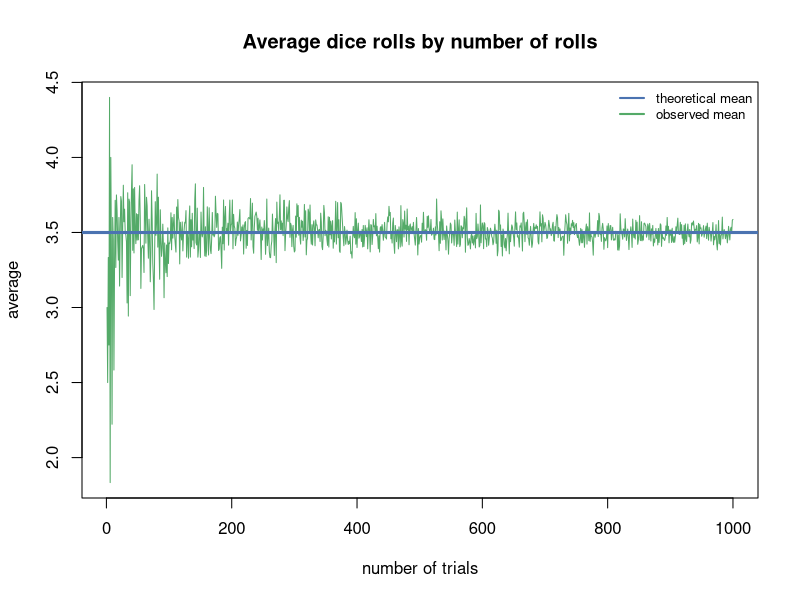
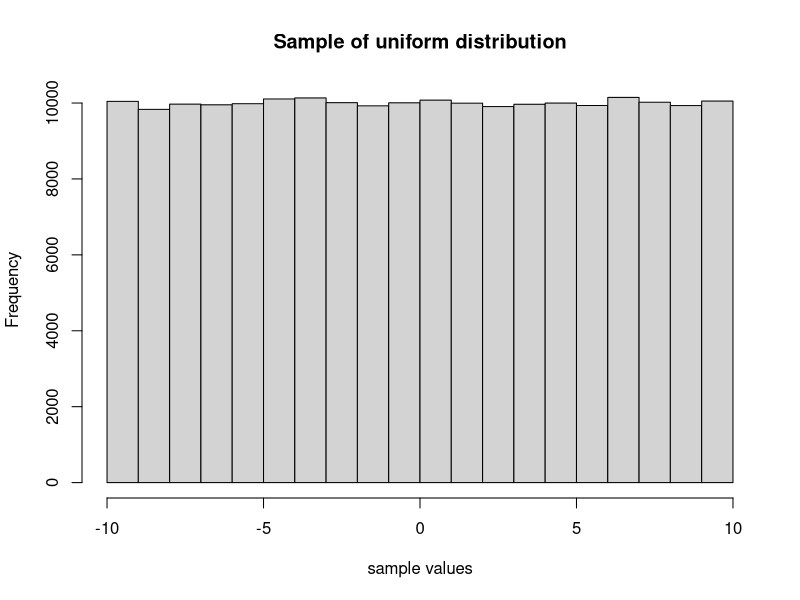
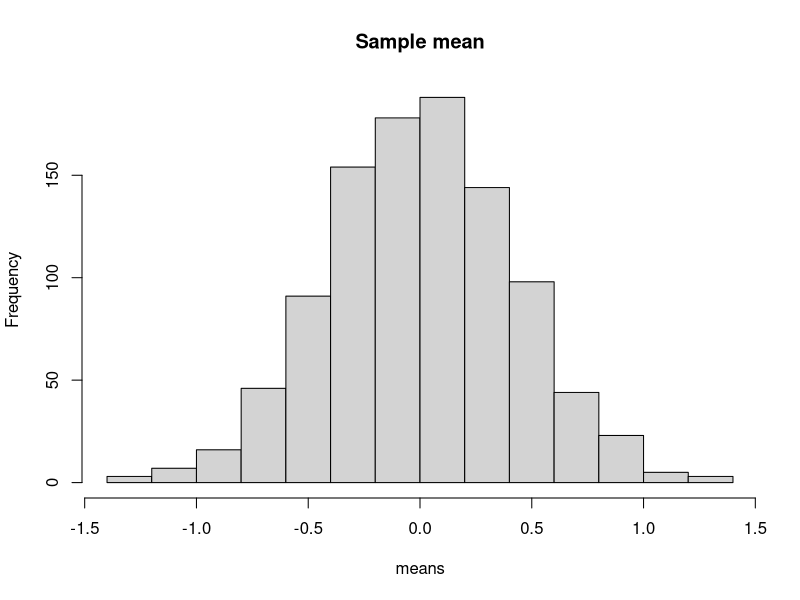

Source code (R) for these figures, in order:
rm(list = ls())

#================ LLT example =================
LawOfLargeNumbers <- function(num.tries)
{
  TrueMean = 3.5
  DiceMeansArray <- array(data = NA, dim = num.tries)
  for (n in 1:num.tries) {
    DiceSamples <- sample(1:6, size = n, replace = TRUE)
    DiceMeansArray[n] <- mean(DiceSamples)
  }
  plot(DiceMeansArray, type = "l", col = "#54aa68", xlab = "number of trials",
       ylab = "average", main = "Average dice rolls by number of rolls")
  abline(h = TrueMean, col = "#4b73b1", lwd = 3)
  legend("topright", legend = c("theoretical mean", "observed mean"),
         col = c("#4b73b1", "#54aa68"), bg = "transparent", lty = 1:1, lwd = 2,
         box.lty = 0, cex = 0.8)
}

LawOfLargeNumbers(num.tries = 1000)

#================ CLT example =================
CentralLimitTheorem <- function(n, r, min, max)
{
  Samples <- runif(n * r, min = min, max = max)
  Means <- rowMeans(matrix(Samples, nrow = r, ncol = n))
  hist(Samples, xlab = "sample values",
       main = "Sample of uniform distribution")
  hist(Means, xlab = "means", main = "Sample mean")
}

CentralLimitTheorem(n = 200, r = 1000, min = -10, max = 10)
